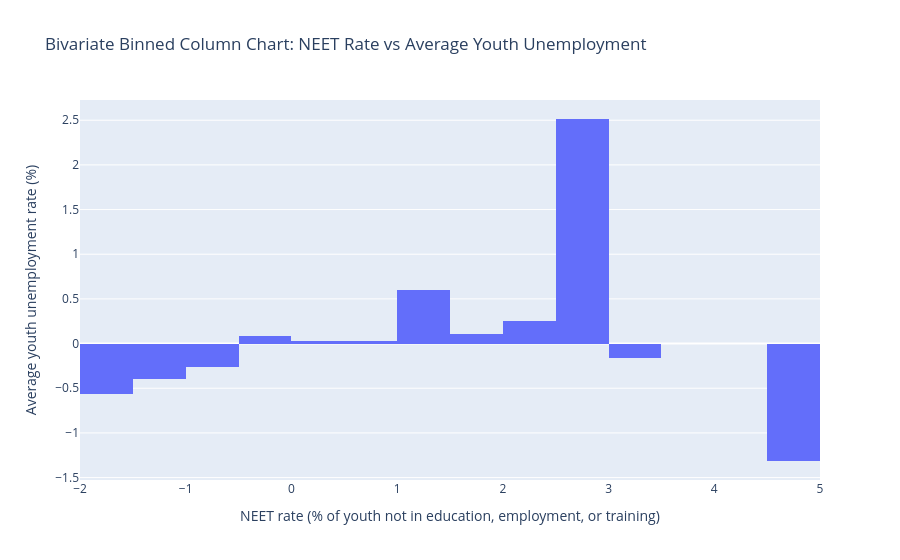

Notebook cell for this chart:
### Markdown cell above
### <a id='toc4_1_0_3_'></a>[NEET Youth vs Youth Unemployment (Binned Column Chart)](#toc0_)

### Code cell
# Bivariate Binned Column Chart: NEET rate vs average youth unemployment

biv_neet_unemp = df[['neet_youth', 'unemp_youth']].dropna()

fig = px.histogram(
    biv_neet_unemp,
    x='neet_youth',
    y='unemp_youth',
    nbins=20,
    histfunc='avg',  # average youth unemployment within each NEET bin
    labels={
        'neet_youth': 'NEET youth (% of youth population)',
        'unemp_youth': 'Average youth unemployment (%)'
    },
    title='Bivariate Binned Column Chart: NEET Rate vs Average Youth Unemployment'
)

fig.update_layout(
    xaxis_title='NEET rate (% of youth not in education, employment, or training)',
    yaxis_title='Average youth unemployment rate (%)'
)

fig.show()

### Figure 1 — Plotly figure (JSON) as saved in the notebook; plotly's stock layout.template omitted (floating-point values rounded to 4 significant figures; data arrays with more than 128 entries replaced by an {"elided": "..."} marker saying what was removed)
{"data": [{"bingroup": "x", "histfunc": "avg", "hovertemplate": "NEET youth (% of youth population)=%{x}<br>avg of Average youth unemployment (%)=%{y}<extra></extra>", "legendgroup": "", "marker": {"color": "#636efa", "pattern": {"shape": ""}}, "name": "", "nbinsx": 20, "orientation": "v", "showlegend": false, "type": "histogram", "x": {"elided": "1770 float values"}, "xaxis": "x", "y": {"elided": "1770 float values"}, "yaxis": "y"}], "layout": {"barmode": "relative", "legend": {"tracegroupgap": 0}, "title": {"text": "Bivariate Binned Column Chart: NEET Rate vs Average Youth Unemployment"}, "xaxis": {"anchor": "y", "domain": [0, 1], "title": {"text": "NEET rate (% of youth not in education, employment, or training)"}}, "yaxis": {"anchor": "x", "domain": [0, 1], "title": {"text": "Average youth unemployment rate (%)"}}}}
